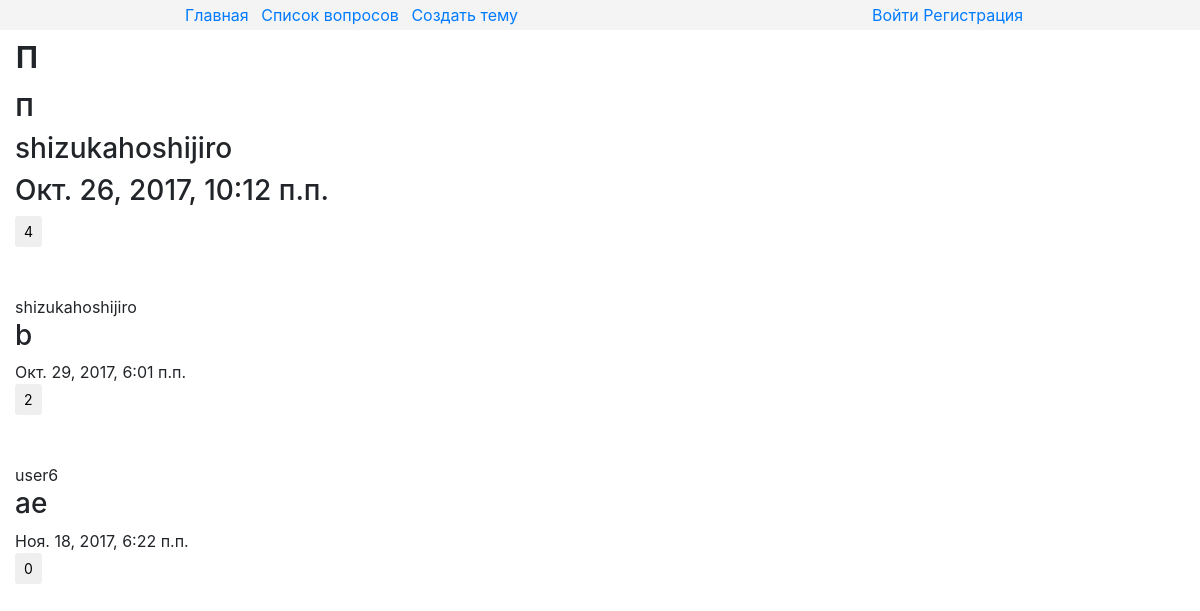
Before: /12/ with the older database file.
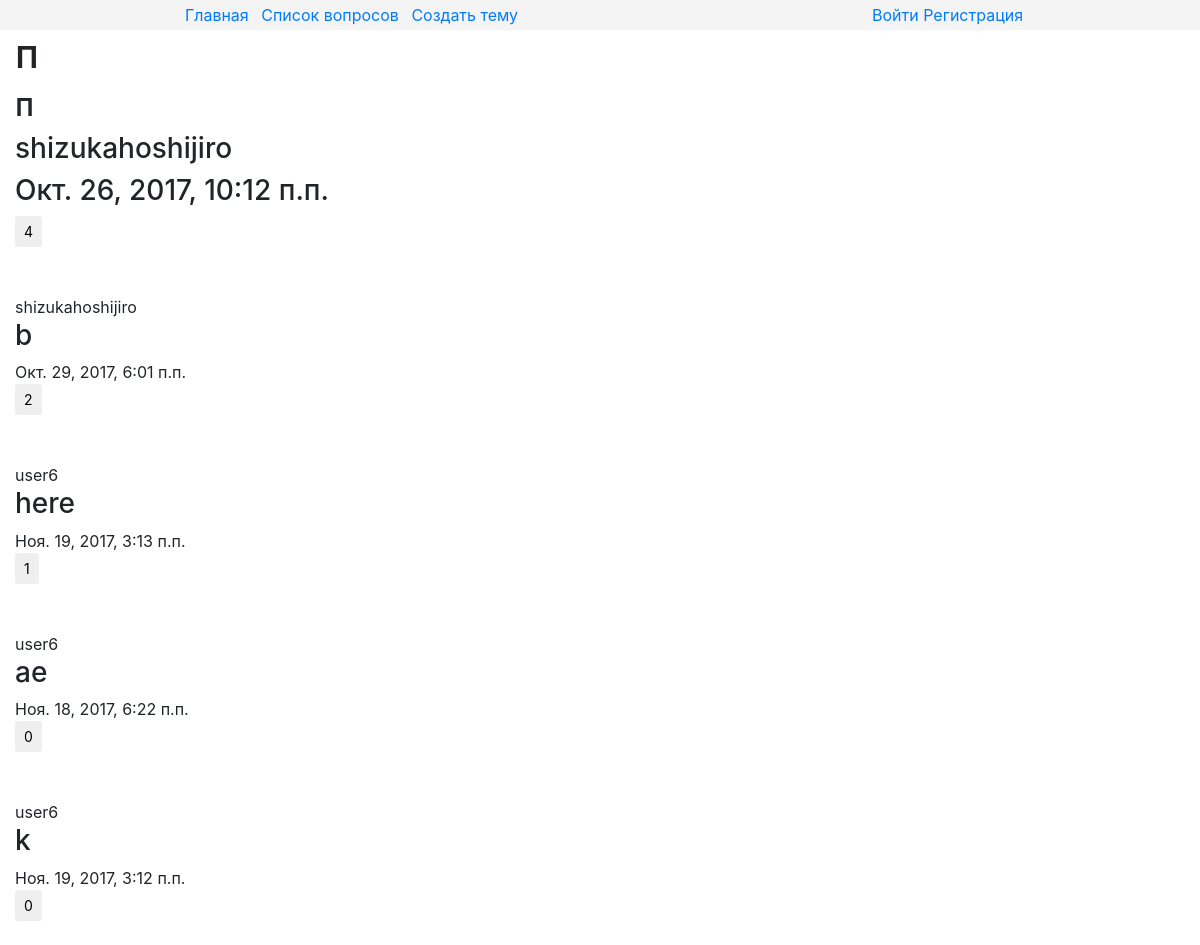
After: the same page with the newer database file.
### core/models.py (models this page shows, shortened)
class Topic(models.Model):
    title = models.CharField(max_length=40)
    description = models.TextField()
    author = models.ForeignKey(settings.AUTH_USER_MODEL, on_delete=PROTECT)
    pub_date = models.DateTimeField(auto_now_add=True)
    update_date = models.DateTimeField(auto_now=True)
    comments = GenericRelation(Comment, related_query_name="comments", content_type_field="model_type")
    likes = GenericRelation(Like,related_query_name="likes", content_type_field="model_type")
    class Meta:
        ordering = ("-pub_date","title")

### comment_app/models.py (models this page shows)
class Comment(models.Model):
    author = models.ForeignKey(settings.AUTH_USER_MODEL,on_delete=PROTECT)
    content = models.CharField(max_length=120)
    pub_date = models.DateTimeField(auto_now_add=True)
    update_date = models.DateTimeField(auto_now=True)
    likes = GenericRelation(Like, related_query_name="likes", content_type_field="model_type")
    model_type = models.ForeignKey(ContentType)
    object_id = models.PositiveIntegerField()
    object = GenericForeignKey("model_type","object_id")
    objects = CustomCommentsQuerySet.as_manager()
    class Meta:
        ordering = ("-pub_date",)

### core/views.py (the view)
# urls.py: url(r"^(?P<pk>\d+)/$", views.TopicDetailView.as_view(), name="detail"),
class TopicDetailView(DetailView):
    model = Topic
    template_name = "core/detail.html"
    def get(self, request, *args, **kwargs):
        self.form = CommentForm
        return super(TopicDetailView, self).get(request,*args,**kwargs)
    def get_context_data(self, **kwargs):
        context = super(TopicDetailView, self).get_context_data(**kwargs)
        context["form"] = self.form
        return context

### comment_app/models.py (called while the page is built)
    def order_by_number_of_likes(self):
        queryset = self.annotate(likes_count=models.Count("likes")).order_by("-likes_count")
        return queryset

### core/templates/core/detail.html (shortened to what this page needs)
{% extends "core/patterns/parents/main.html" %}
{% load static %}
{% block content %}
    <h1>{{ object.title }}</h1>
    <h2>{{ object.description }}</h2>
    <h3>{{ object.author }}</h3>
    <h3>{{ object.pub_date }}</h3>
    {% include "core/patterns/includes/like_from/like_form_for_topic.html" %}
    <br>
    {% for comment in object.comments.all.order_by_number_of_likes %}
        <br>
        <div class="comment">
        {{ comment.author }}
        <h3 class="comment_content">{{ comment.content }}</h3>
        {{ comment.pub_date }}
        </div>
        {% include "core/patterns/includes/like_from/like_form_for_comment.html" %}
        <br>
    {% endfor %}
{% endblock %}

### core/templates/core/patterns/parents/main.html (shortened to what this page needs)
{% load staticfiles %}
<!DOCTYPE html>
<html lang="en">
<head>
    {% block main_head %}
    {% block bootstrap_style %} <link rel="stylesheet" href="https://maxcdn.bootstrapcdn.com/bootstrap/4.0.0-beta.2/css/bootstrap.min.css"> {% endblock %}
    {% block default_stylesheet %} <link type="text/css" rel="stylesheet" href="{% static "core/main.css" %}"> {% endblock %}
    {% endblock %}
</head>
<body>
    <div class="main">
    {% block main_body %}
        <div class="header container-fluid"> {% block header %}{% include "core/patterns/includes/header.html" %}{% endblock %} </div>
        <div class="content container-fluid"> {% block content %}{% endblock %} </div>
    {% endblock %}
    </div>
</body>
</html>

### core/templates/core/patterns/includes/header.html (shortened to what this page needs)
<div class="row align-items-center justify-content-around header_row_1">
    <div class="col-auto links ">
          <a href="{% url "core:index" %}">Главная</a>
          <a href="{% url "core:list" page=1 %}">Список вопросов</a>
          <a href="{% url "core:create" %}">Создать тему</a>
    </div>
    <div class="col-auto user_info">
        {% if user.is_authenticated %}
            <div class="user_is_login">
                {{ user.username }}
                <a href="{% url "logout" %}?next={{ request.path }}">Выйти</a>
            </div>
        {% else %}
            <div class="user_is_not_login">
                <a href="{% url "login" %}?next={{ request.path }}">Войти</a>
                <a href="{% url "register" %}?next={{ request.path }}">Регистрация</a>
            </div>
        {% endif %}
    </div>
</div>

### core/templates/core/patterns/includes/like_from/like_form_for_topic.html (shortened to what this page needs)
{% extends "core/patterns/includes/like_from/like_form.html" %}
{% block extra_class %}like_form_for_topic{% endblock %}
{% block number_of_likes %}{{ object.likes.count }}{% endblock %}

### core/templates/core/patterns/includes/like_from/like_form.html (shortened to what this page needs)
<div class="like_form {% block extra_class %}{% endblock %}">
    <input type="submit" class="btn btn-sm btn-default" value="{% block number_of_likes %}{{ object.likes.count }}{% endblock %}">
</div>

### core/templates/core/patterns/includes/like_from/like_form_for_comment.html (shortened to what this page needs)
{% extends "core/patterns/includes/like_from/like_form.html" %}
{% block extra_class %}like_form_for_comment{% endblock %}
{% block number_of_likes %}{{ comment.likes.count }}{% endblock %}

### core/static/core/main.css (style rules this page uses)
.header { min-height: 30px; background-color: #f4f4f4; }
.header_row_1 { min-height:30px; }
.links a { padding-left:8px; }

Changed rows visible on the page:
added Comment: author "user6", content "here", pub_date "Ноя. 19, 2017, 3:13 п.п.", likes.count "1"
added Comment: author "user6", content "k", pub_date "Ноя. 19, 2017, 3:12 п.п.", likes.count "0"
